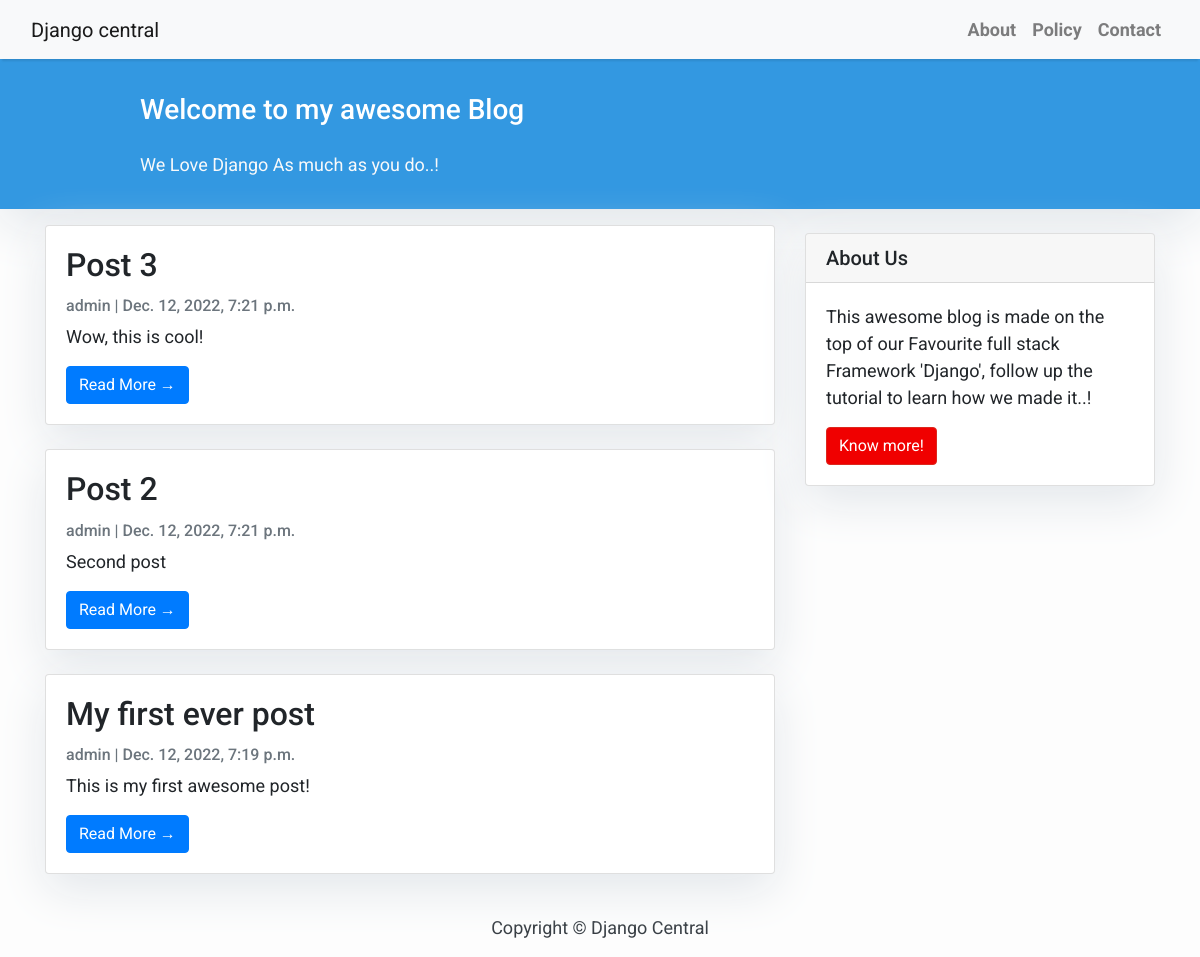
The page / on the database its author committed.
### blog/models.py (models this page shows, shortened)
class Post(models.Model):
    title = models.CharField(max_length=200, unique=True)
    slug = models.SlugField(max_length=200, unique=True)
    author = models.ForeignKey(User, on_delete= models.CASCADE,related_name='blog_posts')
    updated_on = models.DateTimeField(auto_now= True)
    content = models.TextField()
    created_on = models.DateTimeField(auto_now_add=True)
    status = models.IntegerField(choices=STATUS, default=0)
    class Meta:
        ordering = ['-created_on']

### blog/views.py (the view)
# urls.py: path('', views.PostList.as_view(), name='home'),
class PostList(generic.ListView):
    queryset = Post.objects.filter(status=1).order_by('-created_on')
    template_name = 'index.html'

### templates/index.html (shortened to what this page needs)
{% extends "base.html" %}
{% block content %}
<header class="masthead">
    <div class="container">
        <div class="row">
            <div class=" col-md-8 col-md-10 mx-auto">
                <div class="site-heading">
                    <h3 class=" site-heading my-4 mt-3 text-white"> Welcome to my awesome Blog </h3>
                    <p class="text-light">We Love Django As much as you do..! &nbsp
                    </p>
                </div>
            </div>
        </div>
    </div>
</header>
<div class="container">
    <div class="row">
        <div class="col-md-8 mt-3 left">
            {% for post in post_list %}
            <div class="card mb-4">
                <div class="card-body">
                    <h2 class="card-title">{{ post.title }}</h2>
                    <p class="card-text text-muted h6">{{ post.author }} | {{ post.created_on}} </p>
                    <p class="card-text">{{post.content|slice:":200" }}</p>
                    <a href="{% url 'post_detail' post.slug  %}" class="btn btn-primary">Read More &rarr;</a>
                </div>
            </div>
            {% endfor %}
        </div>
        {% block sidebar %} {% include 'sidebar.html' %} {% endblock sidebar %}
    </div>
</div>
{%endblock%}

### templates/base.html (shortened to what this page needs)
<!DOCTYPE html>
<html>
    <head>
        <link rel="stylesheet" href="https://maxcdn.bootstrapcdn.com/bootstrap/4.0.0/css/bootstrap.min.css"
 />
    </head>
    <body>
        <nav class="navbar navbar-expand-lg navbar-light bg-light shadow" id="mainNav">
            <div class="container-fluid">
                <a class="navbar-brand" href="{% url 'home' %}">Django central</a>
                <div class="collapse navbar-collapse" id="navbarResponsive">
                    <ul class="navbar-nav ml-auto">
                        <li class="nav-item text-black">
                            <a class="nav-link text-black font-weight-bold" href="#">About</a>
                        </li>
                        <li class="nav-item text-black">
                            <a class="nav-link text-black font-weight-bold" href="#">Policy</a>
                        </li>
                        <li class="nav-item text-black">
                            <a class="nav-link text-black font-weight-bold" href="#">Contact</a>
                        </li>
                    </ul>
                </div>
            </div>
        </nav>
        {% block content %}{% endblock content %}
        <footer class="py-3 bg-grey">
            <p class="m-0 text-dark text-center ">Copyright &copy; Django Central</p>
        </footer>
    </body>
</html>

### templates/sidebar.html (shortened to what this page needs)
{% block sidebar %}
        <div class="col-md-4 float-right ">
        <div class="card my-4">
                <h5 class="card-header">About Us</h5>
           <div class="card-body">
                <p class="card-text"> This awesome blog is made on the top of our Favourite full stack Framework 'Django', follow up the tutorial to learn how we made it..!</p>
                <a href="https://djangocentral.com/building-a-blog-application-with-django"
                class="btn btn-danger">Know more!</a>
           </div>
        </div>
        </div>
        {% endblock sidebar %}

### templates/base.html (style rules this page uses)
body { font-family: "Roboto", sans-serif; font-size: 17px; background-color: #fdfdfd; }
.shadow { box-shadow: 0 4px 2px -2px rgba(0, 0, 0, 0.1); }
.btn-danger { color: #fff; background-color: #f00000; border-color: #dc281e; }
.masthead { background: #3398E1; height: auto; padding-bottom: 15px; box-shadow: 0 16px 48px #E3E7EB; padding-top: 10px; }

### templates/index.html (style rules this page uses)
body { font-family: "Roboto", sans-serif; font-size: 18px; background-color: #fdfdfd; }
.card { box-shadow: 0 16px 48px #E3E7EB; }

### templates/sidebar.html (style rules this page uses)
.card { box-shadow: 0 16px 48px #E3E7EB; }

### rows shown on the page
Post: title "Post 3", author "admin", created_on "Dec. 12, 2022, 7:21 p.m.", content "Wow, this is cool!"
Post: title "Post 2", author "admin", created_on "Dec. 12, 2022, 7:21 p.m.", content "Second post"
Post: title "My first ever post", author "admin", created_on "Dec. 12, 2022, 7:19 p.m.", content "This is my first awesome post!"
